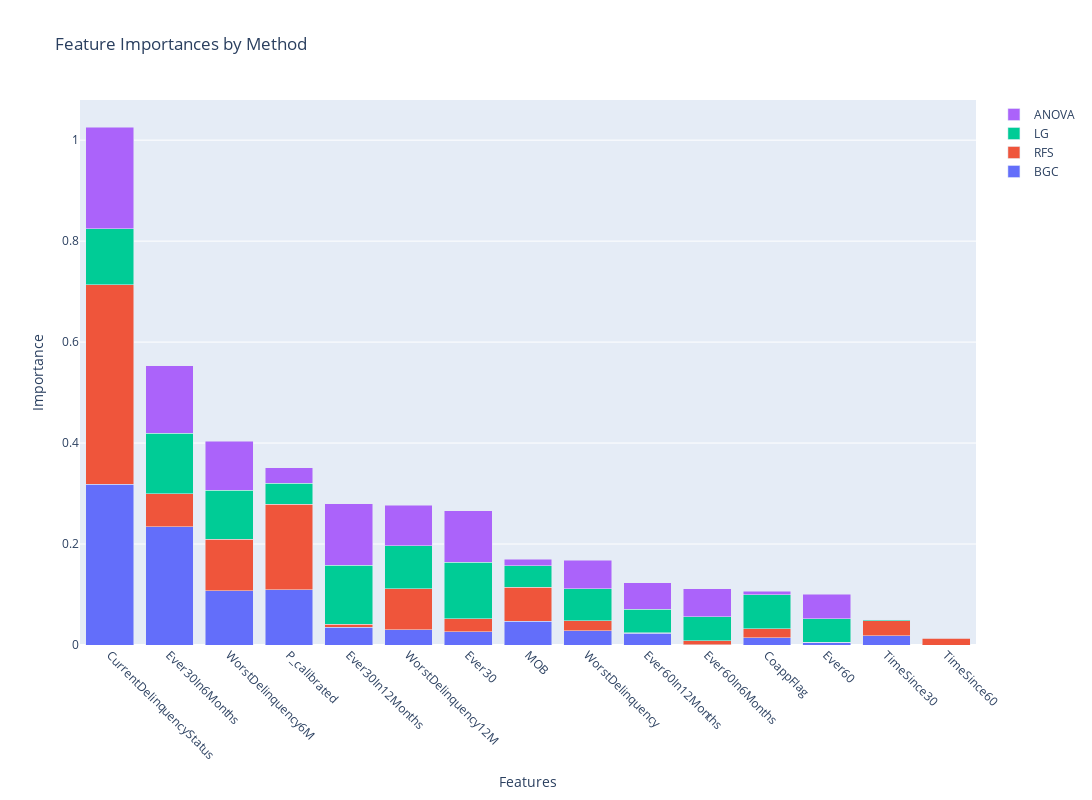

The code cell stored with this chart in its notebook:
### Code cell
import plotly.graph_objects as go

# ... Your data for sorted_importances_dct, sorted_importances_bgc, etc. ...

# Combining dictionaries
combined_dict = {
    #'DCT': sorted_importances_dct,
    'BGC': sorted_importances_bgc,
    'RFS': sorted_importances_rfs,
    'LG': sorted_importances_lg,
    'ANOVA': sorted_importances_Anova
}

# Calculate cumulative importance for each feature
cumulative_importance = {}
for feature in sorted_importances_bgc.keys():
    cumulative_importance[feature] = sum(d[feature] for d in combined_dict.values())

# Sort features by cumulative importance
sorted_features = sorted(cumulative_importance, key=cumulative_importance.get, reverse=True)

# Plotting the stacked bar chart:
fig = go.Figure()

for method, importances in combined_dict.items():
    values = [importances.get(feature, 0) for feature in sorted_features]
    fig.add_trace(go.Bar(
        x=sorted_features,
        y=values,
        name=method
    ))

fig.update_layout(
    title="Feature Importances by Method",
    barmode='stack',
    xaxis_title="Features",
    yaxis_title="Importance",
    xaxis={'categoryorder':'total descending', 'tickangle': 45}, # Adjust tick angle for better readability
    width=1800,  # Adjust width
    height=800   # Adjust height
)
fig.show()

### Figure 1 — Plotly figure (JSON) as saved in the notebook; plotly's stock layout.template omitted (floating-point values rounded to 4 significant figures)
{"data": [{"name": "BGC", "type": "bar", "x": ["CurrentDelinquencyStatus", "Ever30In6Months", "WorstDelinquency6M", "P_calibrated", "Ever30In12Months", "WorstDelinquency12M", "Ever30", "MOB", "WorstDelinquency", "Ever60In12Months", "Ever60In6Months", "CoappFlag", "Ever60", "TimeSince30", "TimeSince60"], "y": [0.3183, 0.2342, 0.1076, 0.1098, 0.03531, 0.03025, 0.02653, 0.04739, 0.02813, 0.02349, 0.0008752, 0.01482, 0.00499, 0.01818, 0]}, {"name": "RFS", "type": "bar", "x": ["CurrentDelinquencyStatus", "Ever30In6Months", "WorstDelinquency6M", "P_calibrated", "Ever30In12Months", "WorstDelinquency12M", "Ever30", "MOB", "WorstDelinquency", "Ever60In12Months", "Ever60In6Months", "CoappFlag", "Ever60", "TimeSince30", "TimeSince60"], "y": [0.3956, 0.06551, 0.1014, 0.1689, 0.005673, 0.08081, 0.02521, 0.06744, 0.02006, 0.0003127, 0.007473, 0.01769, 0.0007301, 0.02956, 0.01371]}, {"name": "LG", "type": "bar", "x": ["CurrentDelinquencyStatus", "Ever30In6Months", "WorstDelinquency6M", "P_calibrated", "Ever30In12Months", "WorstDelinquency12M", "Ever30", "MOB", "WorstDelinquency", "Ever60In12Months", "Ever60In6Months", "CoappFlag", "Ever60", "TimeSince30", "TimeSince60"], "y": [0.1108, 0.1196, 0.0976, 0.04208, 0.1171, 0.08535, 0.1121, 0.04246, 0.06314, 0.04671, 0.0476, 0.06655, 0.04583, 0.00249, 0.0005978]}, {"name": "ANOVA", "type": "bar", "x": ["CurrentDelinquencyStatus", "Ever30In6Months", "WorstDelinquency6M", "P_calibrated", "Ever30In12Months", "WorstDelinquency12M", "Ever30", "MOB", "WorstDelinquency", "Ever60In12Months", "Ever60In6Months", "CoappFlag", "Ever60", "TimeSince30", "TimeSince60"], "y": [0.2008, 0.134, 0.09715, 0.0299, 0.1213, 0.08005, 0.1017, 0.0128, 0.05704, 0.05243, 0.05593, 0.007308, 0.04936, 0.0001202, 1.62e-05]}], "layout": {"barmode": "stack", "height": 800, "title": {"text": "Feature Importances by Method"}, "width": 1800, "xaxis": {"categoryorder": "total descending", "tickangle": 45, "title": {"text": "Features"}}, "yaxis": {"title": {"text": "Importance"}}}}
